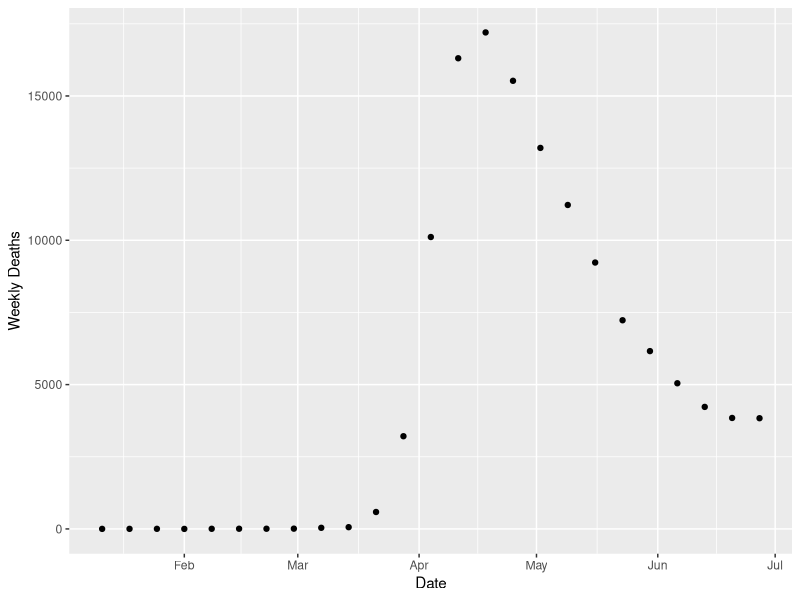
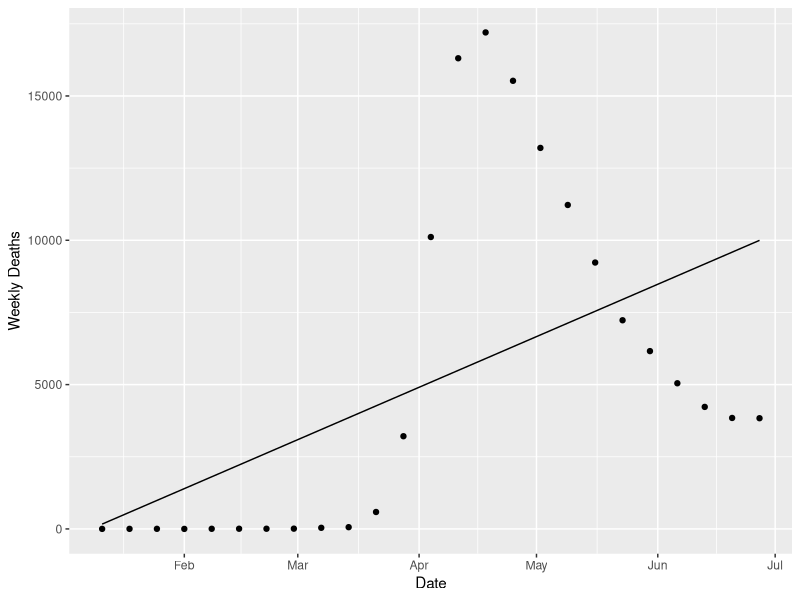

R code for these plots, in order:
## ---- chunk 1

library(tidyverse)
library(lubridate)
df <- read_csv("datasets/data_table_for_weekly_deaths__the_united_states.csv", col_select = !c(Geography, `Death Data As Of`), skip=2)
df$weeks <- mdy(df$Date)
df <- df %>% filter(weeks<"2020-07-01")

p <- ggplot(df, aes(x=weeks, y=`Weekly Deaths`)) + geom_point() + xlab("Date")
## ---- chunk 2
p
## ---- chunk 3
fit <- lm(`Weekly Deaths` ~ weeks, data = df)
p <- p + stat_smooth(method = "lm", se = FALSE, color="black", linewidth=.5)
## ---- chunk 4
p
